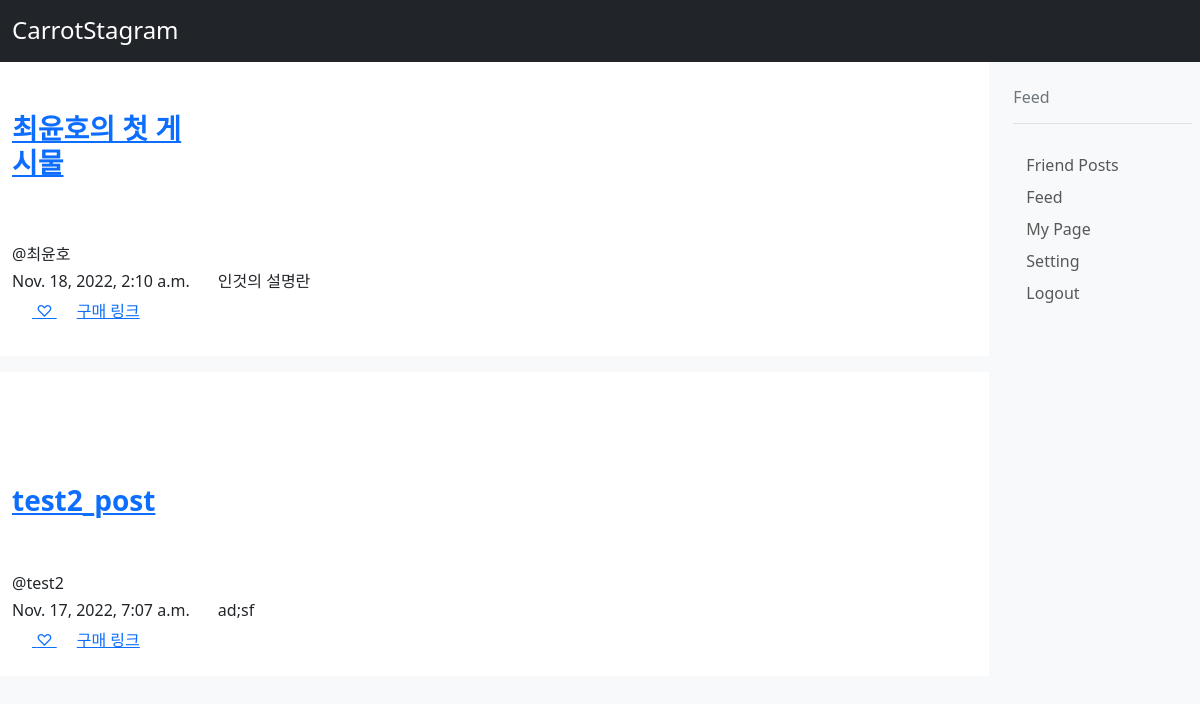
Page /carrotstagram/feed/ (signed in) on the earlier database version.
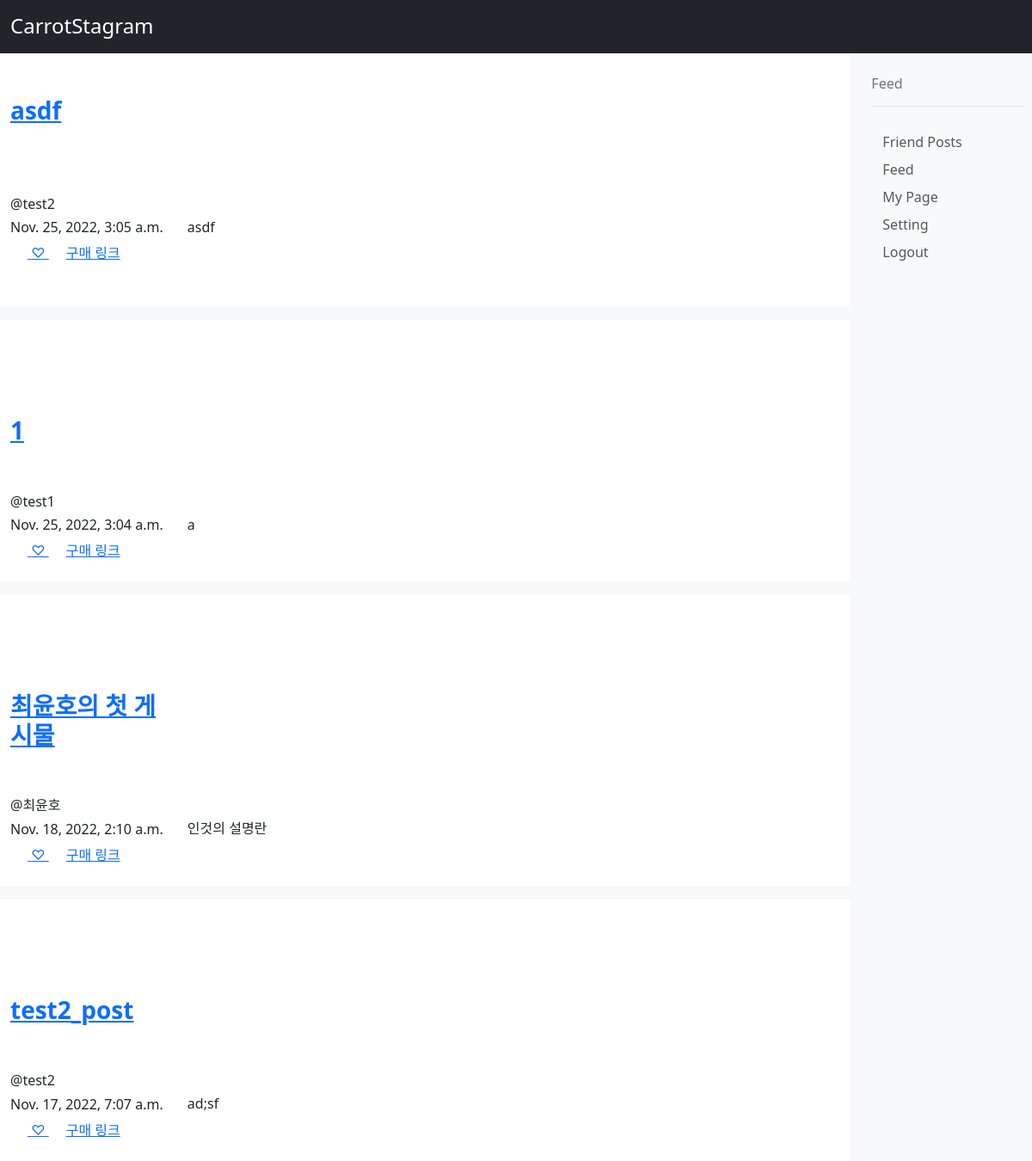
Same page on the later database version.
### carrotStagram/models.py (models this page shows, shortened)
class Post(models.Model):
    name = models.CharField(max_length=50)
    description = models.TextField()
    link = models.URLField(max_length=200, blank = True)
    uploader = models.ForeignKey(Account, on_delete=models.CASCADE)
    created_dt = models.DateTimeField(auto_now_add = True)
    modified_dt = models.DateTimeField(auto_now = True)

class Account(models.Model):
    name = models.CharField(max_length=50, unique=True)
    description = models.CharField(max_length=100)
    follows = models.ManyToManyField('self', blank = True, symmetrical=False, related_name='followers')
    password = models.CharField(max_length=50, blank = False, default='0000')

### carrotStagram/views.py (the view)
# urls.py: path('feed/', FeedView.as_view(), name='feed'),
class FeedView(TemplateView):
    template_name = 'carrotStagram/feed.html'
    def get(self, request, *args, **kwargs):
        if 'user' not in request.session.keys():
            return HttpResponseRedirect(reverse('carrotstagram:login'))
        ret = super().get(request, *args, **kwargs)
        return ret
    def get_context_data(self, **kwargs):
        context = super().get_context_data(**kwargs)
        id = self.request.session['user']
        account = Account.objects.get(pk=id)
        posts = Post.objects.all()
        posts = sorted(posts, key=(lambda post: post.modified_dt))
        posts = posts[-1::-1]
        for i in range(len(posts)):
            posts[i].notliked = postnotliked(posts[i], account)
        context['posts'] = posts
        context['account'] = account
        return context

### carrotStagram/views.py (called while the page is built)
def postnotliked(post, account):
    likes = post.likes_set.all()
    if likes.count() == 0:
        return True
    elif account in likes[0].people.all():
        return False
    return True

### carrotStagram/templates/carrotStagram/feed.html (shortened to what this page needs)
{% extends 'carrotBase.html' %}
{% block title %}
    Feed
{% endblock %}
{% block content %}
{{block.super}}
{% endblock %}

### templates/carrotBase.html (shortened to what this page needs)
<!doctype html>
<html lang="en">
  <head>
  </head>
  <body class="bg-light">
<header class="bd-header bg-dark py-3 d-flex align-items-stretch border-bottom border-dark">
  <div class="container-fluid d-flex align-items-center">
    <h1 class="d-flex align-items-center fs-4 text-white mb-0">
      CarrotStagram
    </h1>
  </div>
</header>
<aside class="bd-aside sticky-xl-top text-muted align-self-start mb-3 mb-xl-5 px-2">
  <h2 class="h6 pt-4 pb-3 mb-4 border-bottom">{% block title %} {%  endblock %}</h2>
<a class="d-inline-flex align-items-center rounded text-decoration-none" href="{% url 'carrotstagram:friend' %}">Friend Posts</a><br>
<a class="d-inline-flex align-items-center rounded text-decoration-none" href="{% url 'carrotstagram:feed' %}">Feed</a><br>
<a class="d-inline-flex align-items-center rounded text-decoration-none" href="{% url 'carrotstagram:mypage' %}">My Page</a><br>
<a class="d-inline-flex align-items-center rounded text-decoration-none" href="{% url 'carrotstagram:setting' %}">Setting</a><br>
<a class="d-inline-flex align-items-center rounded text-decoration-none" href="{% url 'carrotstagram:logout' %}">Logout</a>
</aside>
{% block content %}
{% for post in posts %}
    <div class="bd-cheatsheet container-fluid bg-body">
    <section id="content">
        <h3 class="sticky-xl-top fw-bold pt-3 pt-xl-5 pb-2 pb-xl-3"><a href="{% url 'carrotstagram:postdetail' post.pk %}">{{ post.name }}</a></h3>
            <article class="my-3" id="typography">
                 <div class="bd-heading sticky-xl-top align-self-start mt-5 mb-3 mt-xl-0 mb-xl-2">
                     <h6>@{{ post.uploader.name }} </h6>
                     <h6>{{ post.modified_dt }}</h6>
                     <a href="{% url 'carrotstagram:post_like' post.pk %}?next={{ request.path }}">
                     {% if post.notliked %}♡
                     {% else %}♥
                         {%  endif %}
                     </a>
                    <a href="{{ post.link }}">구매 링크</a>
                </div>
                <div>
                    <div>
                        <br>
                        {{ post.description }}
                    </div>
                </div>
            </article>
    </section>
    </div>
    {% endfor %}
{% endblock %}
  </body>
</html>

Differences in the rows shown:
added Post: name "asdf", uploader.name "test2", modified_dt "Nov. 25, 2022, 3:05 a.m.", description "asdf"
added Post: name "1", uploader.name "test1", modified_dt "Nov. 25, 2022, 3:04 a.m.", description "a"
